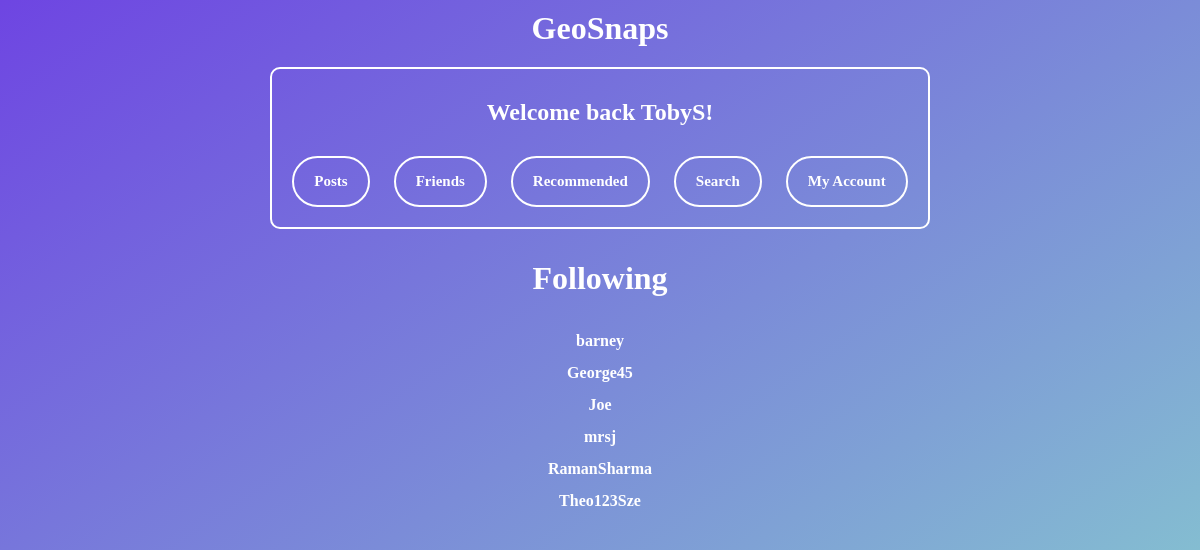
/followinglist?id=TobyS (signed in), run on the app's committed database.
### tables this page shows
CREATE TABLE "friendrequests" (
	"usersend"	TEXT,
	"userreceive"	TEXT,
	"status"	INTEGER DEFAULT 0
, "timesent"	TEXT);

### main.py (the view)
@web_site.route('/followinglist')
def followinglist():
    if "username" not in session:
        return redirect("/login")
    msg = ""
    username = session["username"]
    viewusername = request.args.get('id')
    con = sqlite3.connect('database.db')
    con.row_factory = sqlite3.Row
    sql = "SELECT * FROM friendrequests WHERE usersend = ? AND status = 2"
    cursor = con.cursor()
    cursor.execute(sql, (viewusername,))
    rows = cursor.fetchall()
    usernames = []
    for row in rows:
        usernames.append(row['userreceive'])
    usernames = mergesort(usernames)
    rows = sorted(rows, key=lambda x: usernames.index(x["userreceive"].lower()))
    if rows == []:
        msg = "No followers found"
    return render_template("followinglist.html", rows=rows, username=username, msg=msg)

### templates/followinglist.html (shortened to what this page needs)
{% extends 'base.html' %}
{% block content %}
<h1>Following</h1>
<div class="namelink">
  <table border = "1" class="centered-table">
    {% for row in rows %}
    <tr>
      {% if row["usersend"] == username %}
        <td><a href ='/removefollowing?id={{row["userreceive"]}}'>{{row["userreceive"]}}</a></td>
      {% else %}
        {% if row["userreceive"] == username %}
          <td><a href ='/account'>{{row["userreceive"]}}</a></td>
        {% else %}
          <td><a href ='/viewaccount?id={{row["userreceive"]}}'>{{row["userreceive"]}}</a></td>
        {% endif %}
      {% endif %}
    </tr>
    {% endfor %}
  </table>
</div>
{% endblock %}

### static/style.css (style rules this page uses)
body { background: linear-gradient(to bottom right, #6e45e2, #88d3ce); text-align: center; }
h1 { color:white; font-family:Verdana; }
a { font-weight:bold; text-decoration:none; margin:10px; }
.centered-table { margin: 0 auto; color:white; font-family:Verdana; border: 1px solid transparent; border-spacing: 10px; font-weight:bold; text-align: center; }

### templates/followinglist.html (style rules this page uses)
.namelink a { text-decoration: none; color: white; font-family:Verdana; }

### data on the page
friendrequests: userreceive "barney"
friendrequests: userreceive "George45"
friendrequests: userreceive "Joe"
friendrequests: userreceive "mrsj"
friendrequests: userreceive "RamanSharma"
friendrequests: userreceive "Theo123Sze"

### other printed values
{{ session["username"] }} "TobyS"
